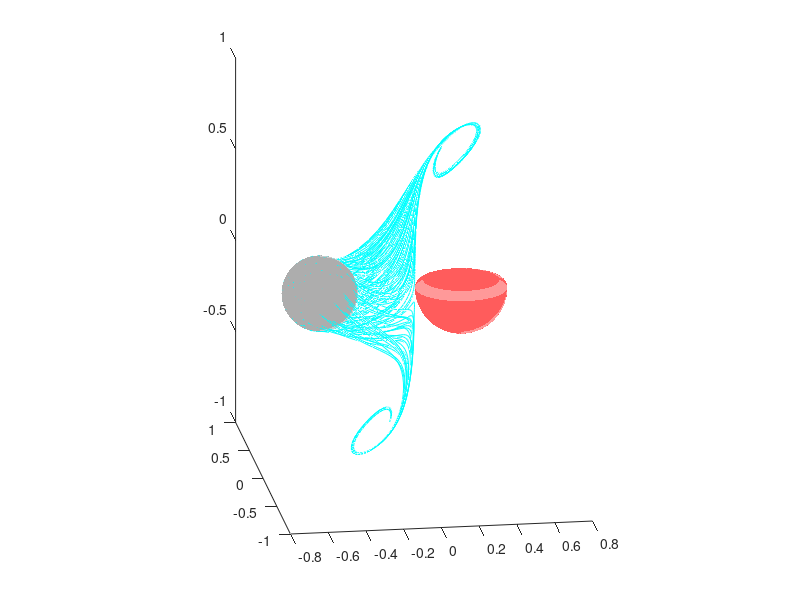

The MATLAB source for this figure:
load('twist_5.mat')

% dist = sqrt(sol.obj_rec);

%% compute the initial set
[Xs, Ys, Zs] = sphere(40);
X0 = R0*Xs + C0(1);
Y0 = R0*Ys + C0(2);
Z0 = R0*Zs + C0(3);

%% compute the unsafe set

%quarter-torus
R = Ru;  %radius of half-sphere
r = dist; %inner radius of torus

Nth = 30;
Nphi = 40;

% phi = linspace(4*pi/2, 3*pi, Nphi);
phi = linspace(0, 2*pi, Nphi);  %perimiter
% theta = linspace(0, 2*pi, Nth); %azimuth
theta = linspace(0, pi/2, Nth);

[Phi, Theta] = meshgrid(phi, theta);

%
X_torus = (R+r.*cos(Theta)).*cos(Phi);
Y_torus = (R+r.*cos(Theta)).*sin(Phi);
Z_torus = r.*sin(Theta);

X_sphere = (R+r)*cos(Theta).*cos(Phi);
Y_sphere = (R+r)*cos(Theta).*sin(Phi);
Z_sphere = -(R+r)*sin(Theta);

rscale = R/(R+r);
circ = R*[cos(phi); sin(phi)];
z_circ = r * ones(size(phi));
% [X_torus, Y_torus, Z_torus] = pol2cart(Theta, Phi, Z_top);


%% plot the sets
figure(2)
clf

hold on
falpha = 0.4;
%distance contour
surf(X_torus+ Cu(1), Y_torus+ Cu(2), Z_torus+ Cu(3), 'FaceColor', 'r', 'FaceAlpha', falpha, 'edgecolor', 'none');
surf(X_sphere+ Cu(1), Y_sphere+ Cu(2), Z_sphere+ Cu(3), 'FaceColor', 'r', 'FaceAlpha', falpha, 'edgecolor', 'none');
%

patch('XData', circ(1,:)+ Cu(1), 'YData', circ(2, :)+ Cu(2), 'ZData', z_circ+ Cu(3), 'FaceColor', 'r', 'FaceAlpha', falpha, 'edgecolor', 'none');


%unsafe set
surf(rscale*X_sphere + Cu(1), rscale*Y_sphere + Cu(2), rscale*Z_sphere+ Cu(3), 'FaceColor', 'r');
patch(circ(1,:)+ Cu(1), circ(2, :)+ Cu(2), zeros(size(phi)+ Cu(3)), 'FaceColor', 'r');
%unsafe set
% surf(X_sphere, Y_sphere, Z_sphere, 'FaceColor', 'r', 'FaceAlpha', falpha);
% patch(circ(1,:), circ(2, :), (R)*ones(size(phi)), 'FaceColor', 'r', 'FaceAlpha', falpha);

view(3);


% colormap('jet') % change color appearance 
% title(['Distance Contour to half-sphere: ', num2str(r)], 'FontSize', 16)
% xlabel('X');ylabel('Y');zlabel('Z');

%% plot trajectories
surf(X0, Y0, Z0, 'FaceColor', 0.5*[1,1,1], 'FaceAlpha', falpha, 'edgecolor', 'none');

for i = 1:length(out_sim)
    xt = out_sim{i}.x;
plot3(xt(:, 1), xt(:, 2), xt(:, 3), 'c')
% scatter3(xt(1, 1), xt(1, 2), xt(1, 3), 100, 'k')
end

daspect([1 1 1]) % preserves the shape of torus
view(-8.257407017987877, 17.199043276682510);